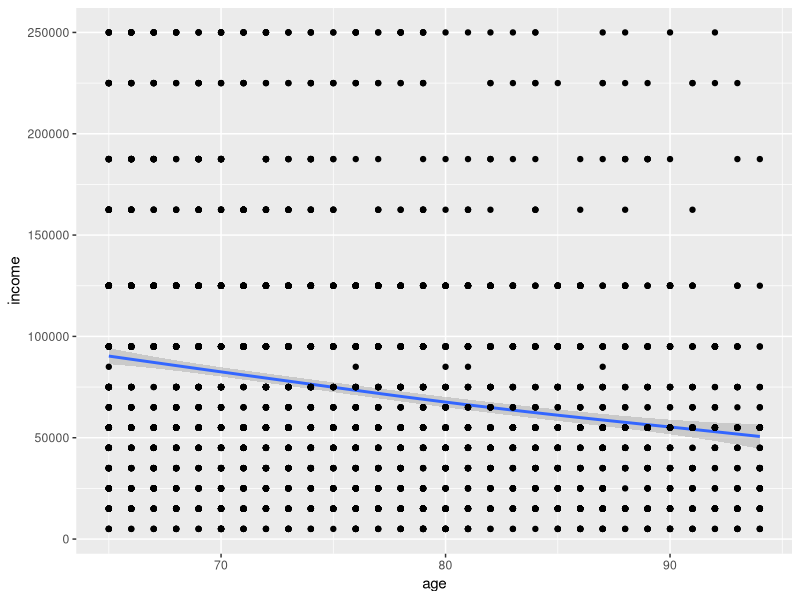
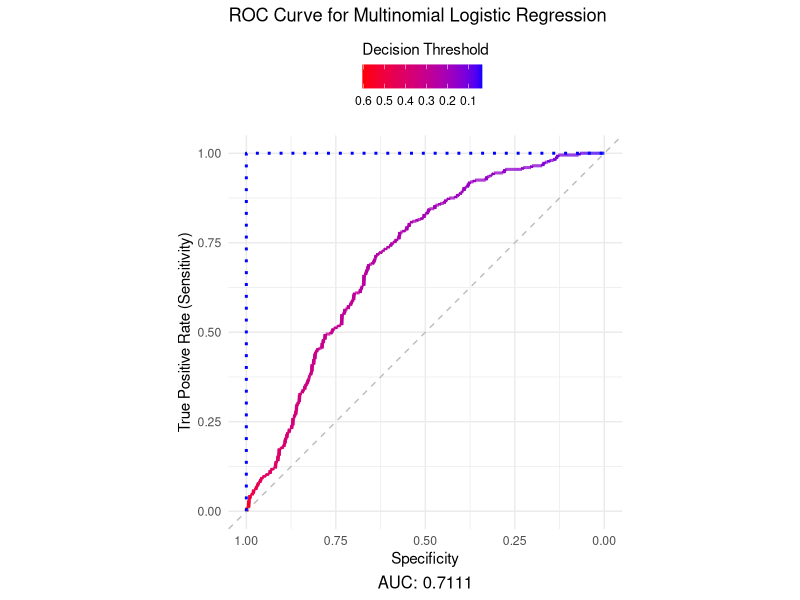
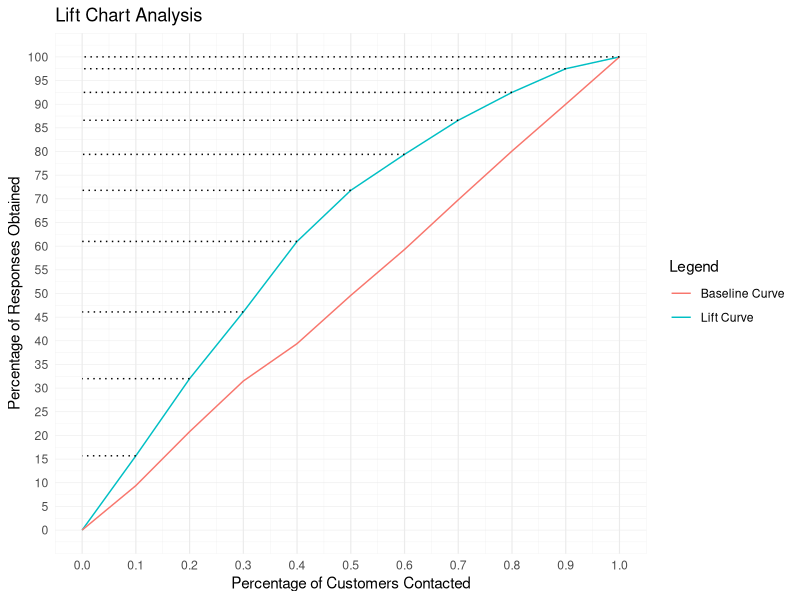
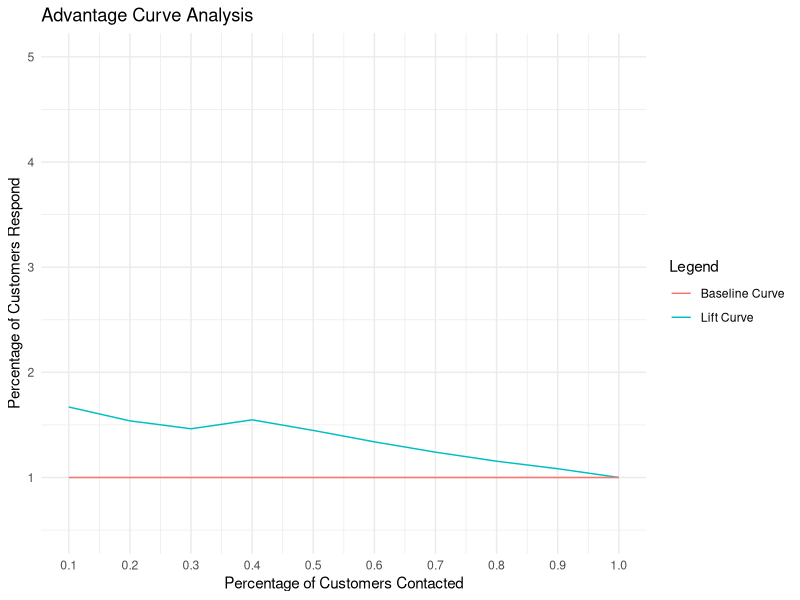

Write R code to recreate these figures, in order.
## ---- chunk 1
setwd("~/Desktop/DS_DA_Projects/Marketing_Prediction")
data <- read.csv(file="data.csv",header=TRUE)
## ---- chunk 2
library(tidyverse)
data <- data %>%
  mutate(across(c(4,5,6), ~ifelse(is.na(.) | . == "", "unknown", .)))

data$income <- as.integer(as.character(factor(data[, "income"],
                      levels = c("unknown", "Under $10k", "10-19,999", "20-29,999", 
                                 "30-39,999", "40-49,999", "50-59,999", "60-69,999", "70-79,999",
                                 "80-89,999", "90-99,999", "100-149,999", "150 - 174,999",
                                 "175 - 199,999", "200 - 249,999", "250k+"), 
                      labels = c("55000",             # replacing unkown with the median income level 
                                 "5000",         # midpoint of "Under $10k"
                                 "15000",        # midpoint of "10-19,999"
                                 "25000",        # midpoint of "20-29,999"
                                 "35000",        # midpoint of "30-39,999"
                                 "45000",        # midpoint of "40-49,999"
                                 "55000",        # midpoint of "50-59,999"
                                 "65000",        # midpoint of "60-69,999"
                                 "75000",        # midpoint of "70-79,999"
                                 "85000",        # midpoint of "80-89,999"
                                 "95000",        # midpoint of "90-99,999"
                                 "125000",       # midpoint of "100-149,999"
                                 "162500",       # midpoint of "150 - 174,999"
                                 "187500",       # midpoint of "175 - 199,999"
                                 "225000",       # midpoint of "200 - 249,999"
                                 "250000"))))   # custom value for "250k+"


data$gender <- factor(data$gender, levels = c("M","F","unknown"), labels = c("1","0","0")) #replacing unkown with female

data$marital_status <- factor(data$marital_status, levels = c("M","S","unknown"), labels = c("1","0","1")) # replacing unkown with married

data$target <- factor(data$target, levels = c(0,1), labels = c(0,1))

data$dist <- as.integer(data$dist) # make this an integer
## ---- chunk 3
data <- data[sample(nrow(data)), ]
data_LR <- data
data_LR

ggplot(data,aes(x=age,y=income)) + geom_smooth() + geom_point() 
## ---- chunk 4

library(caret)
library(nnet) 


#data_LR <- data %>%
 # select(-id) %>%
 # mutate(
 #   age = (age - mean(age, na.rm = TRUE)) / sd(age, na.rm = TRUE),
 #   dist = (dist - mean(dist, na.rm = TRUE)) / sd(dist, na.rm = TRUE),
 #   income = (income - mean(income, na.rm = TRUE)) / sd(income, na.rm = TRUE),
 #   gender = as.integer(as.character(gender)),
 #   marital_status = as.integer(as.character(marital_status)),
 #   target = as.integer(as.character(target))
 # )


set.seed(123)  # For reproducibility
trainIndex <- createDataPartition(data_LR$target, p = 0.8, list = FALSE, times = 1)
train_LR <- data_LR[trainIndex, ]
test_LR <- data_LR[-trainIndex, ]



LR_model <- multinom(
  target ~ age + income + dist + gender + marital_status,
  data = train_LR
)


## ---- chunk 5
predictions_LR <- predict(LR_model, newdata = test_LR)

conf_matrix_LR <- confusionMatrix(as.factor(predictions_LR), as.factor(test_LR$target))

print(conf_matrix_LR)
## ---- chunk 6
model_output <- predict(LR_model, newdata = test_LR, type = "prob")
model_output <- data.frame(model_output)
test_LR$prob_one <- model_output$model_output
## ---- chunk 7
library(pROC)

roc_curve <- roc(response = test_LR$target, predictor = test_LR$prob_one)

roc_metrics <- coords(roc_curve, x = "all", ret = c("threshold", "sensitivity", "specificity"))
auc_value <- auc(roc_curve)

roc_data <- data.frame(
  TPR = roc_metrics$sensitivity,
  FPR = roc_metrics$specificity,
  Threshold = roc_metrics$threshold
)



ggplot(roc_data, aes(x = FPR, y = TPR, color = Threshold)) +
  geom_line(size = 1) +
  geom_abline(slope = 1, intercept = 1, linetype = "dashed", color = "gray") +
  geom_line(
    data = data.frame(FPR = c(1, 1, 0), TPR = c(0, 1, 1)), 
    aes(x = FPR, y = TPR), 
    color = "blue", 
    size = 1, 
    linetype = "dotted"
  ) +
  labs(
    title = "ROC Curve for Multinomial Logistic Regression",
    x = "Specificity",
    y = "True Positive Rate (Sensitivity)",
    caption = paste("AUC:", round(auc_value, 4)),
    color = "Decision Threshold"
  ) +
  scale_color_gradient(
    low = "red",                     # Reverse gradient colors
    high = "blue",                   # Red becomes low, blue becomes high
    trans = "reverse",               # Reverse the gradient mapping
    guide = guide_colorbar(
      direction = "horizontal",      # Horizontal orientation
      title.position = "top",        # Title above the legend
      label.position = "bottom"      # Labels below the legend
    )
  ) +
  coord_fixed() +
  scale_x_reverse() +
  ylim(0, 1) +
  theme_minimal() +
  theme(
    legend.position = "top",          # Place legend at the top of the plot
    legend.justification = "center",  # Center align the legend
    legend.box.spacing = unit(0.5, "cm"), # Adjust spacing between legend and plot
    plot.caption = element_text(hjust = 0.5, size = 12)
  )


## ---- chunk 8
model_output <- predict(LR_model, newdata = data_LR, type = "prob")
model_output <- data.frame(model_output)
data_LR$prob_one <- model_output$model_output
lift_data_LR <- data_LR[order(data_LR$prob_one, decreasing = TRUE),]
lift_data_LR
## ---- chunk 9
lift_data_LR <- data_LR[order(data_LR$prob_one, decreasing = TRUE),]
sum_responses <- sum(as.numeric(as.character(data_LR$target)))
lift_data_LR
lift_curve <- numeric(0)
baseline_curve <- numeric(0)

for (i in 0:10) {
                                                                  # target is in the 7th column 
  lift_curve[i + 1] <- sum(lift_data_LR[seq(1, (0.1 * i) * nrow(lift_data_LR)), 7] == "1") / sum_responses * 100
  
  baseline_curve[i + 1] <- sum(data_LR[seq(1, (0.1 * i) * nrow(data_LR)), 7] == "1") / sum_responses * 100
  
}

lift_chart_data_LR <- data.frame(lift = lift_curve,baseline = baseline_curve)

ggplot(lift_chart_data_LR, aes(x = seq(0, 1, 0.1))) + 
  geom_line(aes(y = lift, color = "Lift Curve")) + 
  geom_line(aes(y = baseline, color = "Baseline Curve")) + 
  geom_segment(
    aes(
      x = seq(0, 1, 0.1), 
      xend = 0, 
      y = lift, 
      yend = lift
    ),
    linetype = "dotted", color = "black", size = 0.5
  ) + 
  theme_minimal() + 
  theme(
    panel.grid.major = element_line(size = 0.2), 
    panel.grid.minor = element_line(size = 0.1),
    panel.grid.major.x = element_line(size = 0.4)  # Thicker x-axis major grid lines
  ) + 
  labs(
    title = "Lift Chart Analysis",
    x = "Percentage of Customers Contacted",
    y = "Percentage of Responses Obtained",
    color = "Legend"
  ) + 
  scale_x_continuous(breaks = seq(0, 1, 0.1)) + 
  scale_y_continuous(breaks = seq(0, 100, 5))

## ---- chunk 10

advantage_curve_data_LR <- lift_chart_data_LR %>% 
  mutate(lift = coalesce(lift / baseline, 0)) %>%
    mutate(baseline = coalesce(baseline / baseline, 0)) %>%
      mutate(percent_contacted = seq(0,1,.1)) %>%
        filter(row_number() > 1)
 
advantage_curve_data_LR

ggplot(advantage_curve_data_LR, aes(x = percent_contacted)) + 
  geom_line(aes(y = lift, color = "Lift Curve")) + 
  geom_line(aes(y = baseline, color = "Baseline Curve")) + 
  theme_minimal() + 
  labs(
    title = "Advantage Curve Analysis",
    x = "Percentage of Customers Contacted",
    y = "Percentage of Customers Respond",
    color = "Legend"
  ) + 
  coord_cartesian(ylim = c(0.5, 5)) + 
  scale_x_continuous(breaks = seq(0, 1, by = 0.10))


